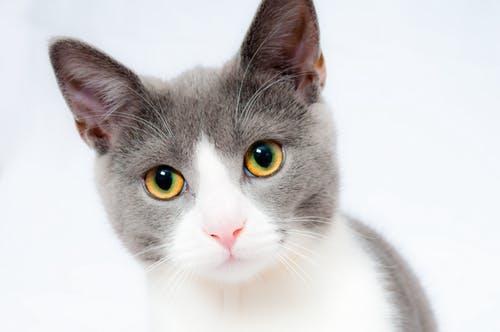
#> input picture L3/sample_images/cat.jpeg, 500 x 332 px
$ python filter.py sample_images/cat.jpeg
#> lines starting #> are read from the running program, lines starting #| are printed output that depends on the picture
import cv2
import sys
import numpy             as np
import matplotlib.pyplot as plt

if __name__ == '__main__':
	img = sys.argv[1]


	img = cv2.imread(img)
#> img is the input picture: shape (332, 500, 3); mean B, G, R 208.2, 207.6, 209.6
	img = cv2.cvtColor(img, cv2.COLOR_BGR2RGB)


	img = img.astype(np.float32)
	img = (img - img.min()) / (img.max() - img.min())


	dx_filter = 0.5 * np.array(
		[[ 0, 0, 0],
		 [-1, 0, 1],
		 [ 0, 0, 0]]
	)

	dx_img = cv2.filter2D(img, -1, dx_filter) * 2
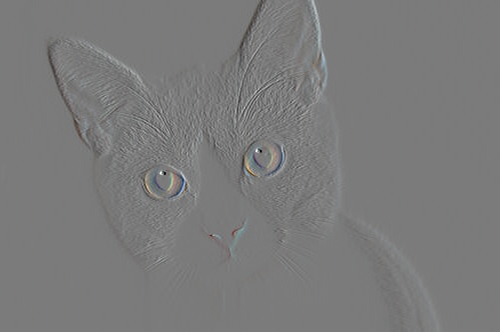
#> dx_img: shape (332, 500, 3) float32; mean R, G, B 6.09e-05, 7.19e-05, 5.4e-05; drawn with min black and max white

	dy_filter = 0.5 * np.array(
		[[ 0,  1, 0],
		 [ 0,  0, 0],
		 [ 0, -1, 0]]
	)

	dy_img = cv2.filter2D(img, -1, dy_filter) * 2
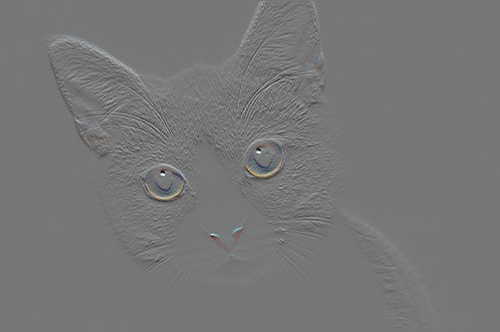
#> dy_img: shape (332, 500, 3) float32; mean R, G, B -0.0005, -0.000446, -0.000337; drawn with min black and max white

	filter3 = dx_filter + dy_filter

	img3 = cv2.filter2D(img, -1, filter3)


	minimum = min(img.min(), dx_img.min(), dy_img.min(), img3.min())
#> minimum = -0.898
	maximum = max(img.max(), dx_img.max(), dy_img.max(), img3.max())
#> maximum = 1

	fig, ((ax1, ax2), (ax3, ax4)) = plt.subplots(2, 2)
	im1 = ax1.imshow(img,      vmin=minimum, vmax=maximum)
	im2 = ax2.imshow(dx_img,   vmin=minimum, vmax=maximum)
	im3 = ax3.imshow(dy_img,   vmin=minimum, vmax=maximum)
	im4 = ax4.imshow(img3, vmin=minimum, vmax=maximum)

	ax1.set_title("Original Image")
	ax2.set_title("Filter 1")

	ax3.set_title("Filter 2")
	ax4.set_title("Filter 3")


	fig.subplots_adjust(right=0.8)
	cbar_ax = fig.add_axes([0.85, 0.15, 0.05, 0.7])
	fig.colorbar(im1, cax=cbar_ax)

	plt.show()
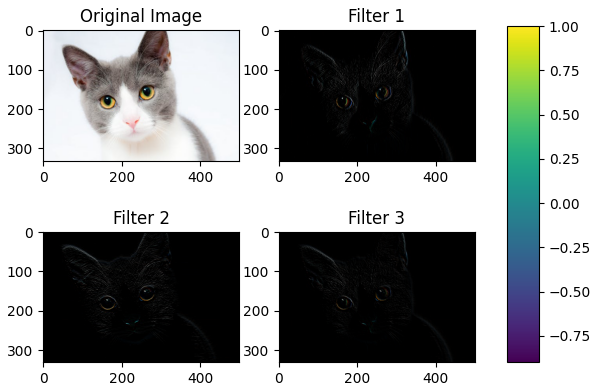
#> figure drawn by matplotlib, 5 panels
